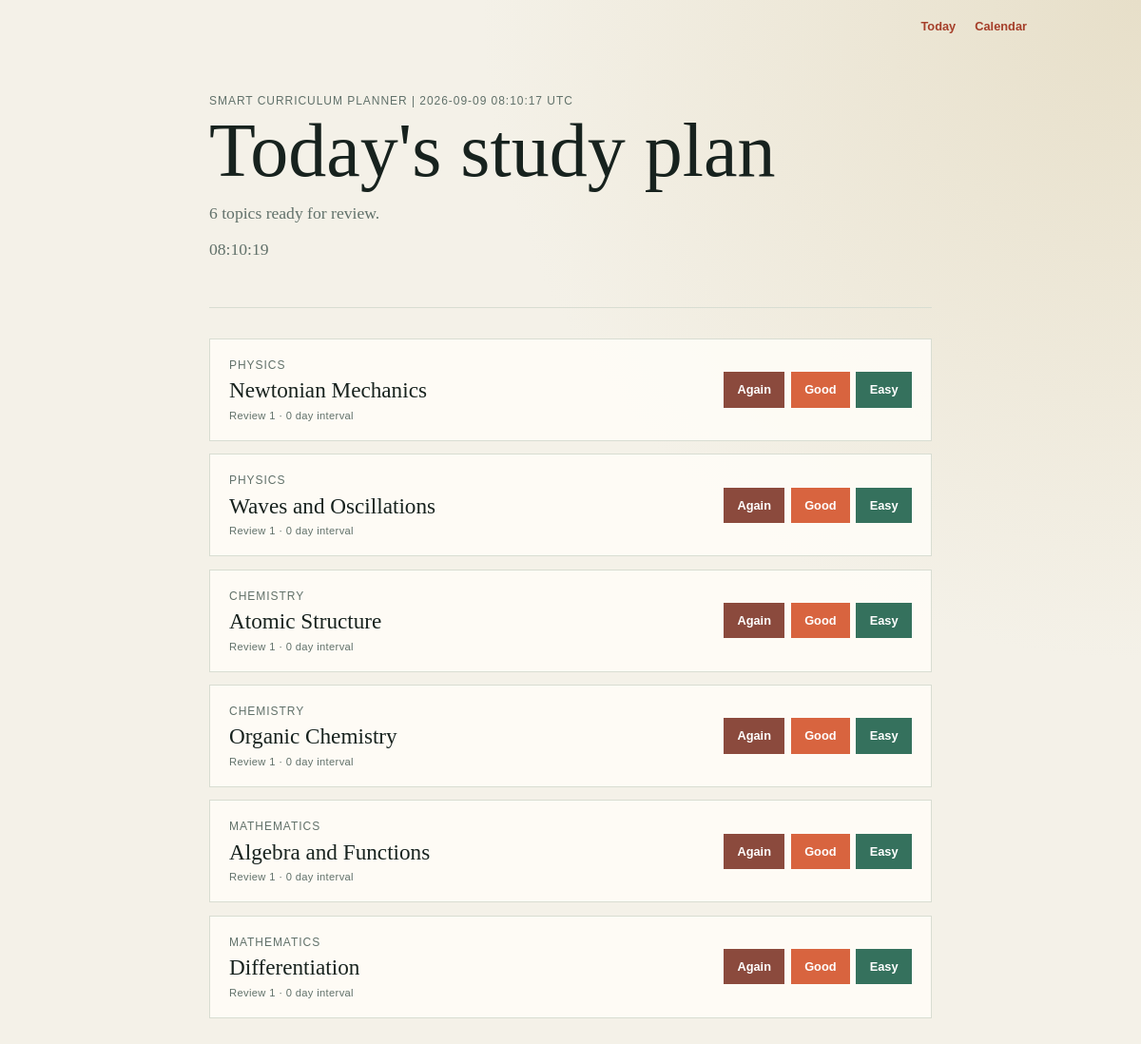
Before: / with the older database file.
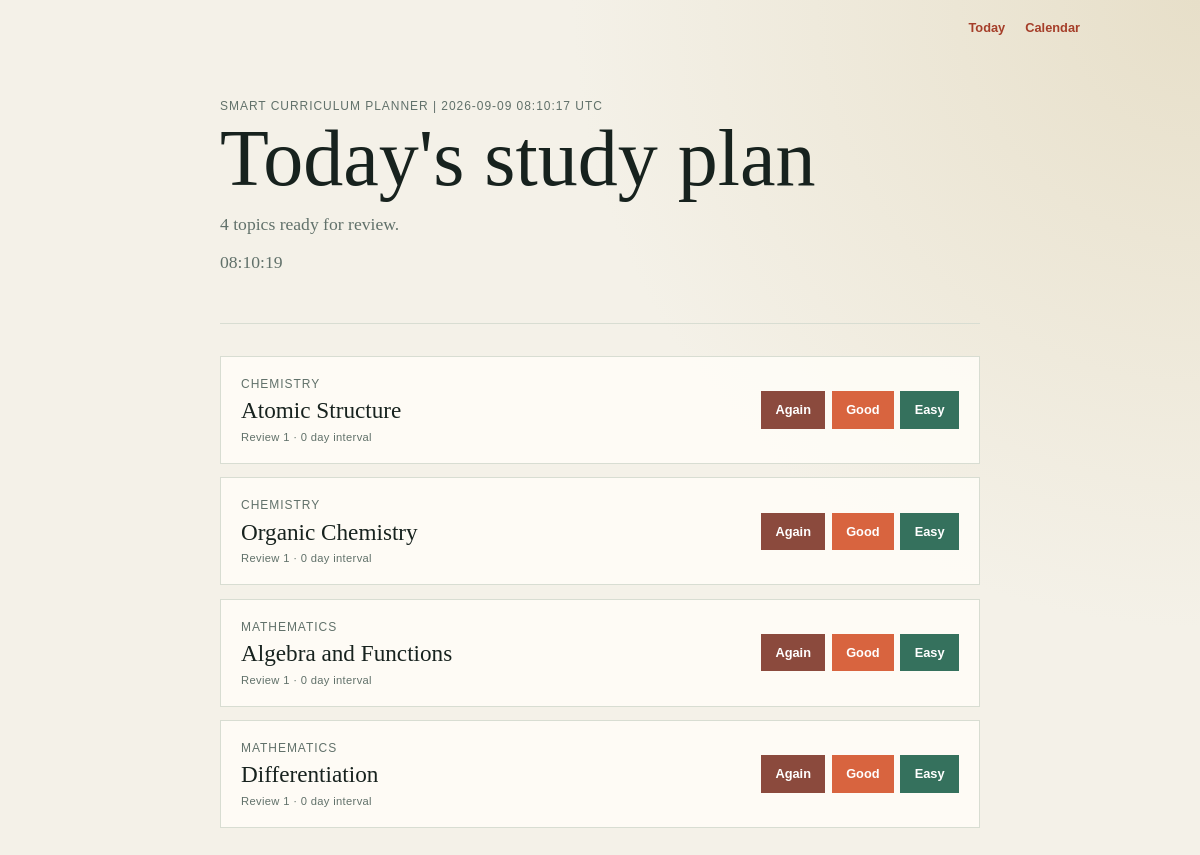
After: the same page with the newer database file.
### app.py (models this page shows, shortened)
class Topic(db.Model):
    __tablename__ = 'topics'
    id = db.Column(db.Integer, primary_key=True)
    subject = db.Column(db.String(100), nullable=False)       # e.g., "Physics"
    title = db.Column(db.String(150), nullable=False)         # e.g., "Newtonian Mechanics"
    interval = db.Column(db.Integer, default=0)               # Days until next review
    repetition = db.Column(db.Integer, default=0)             # Successful review streak
    ease_factor = db.Column(db.Float, default=2.5)            # Interval multiplier
    due_date = db.Column(db.DateTime, default=utc_now_naive) # When it should appear on the to-do list
    reviews = db.relationship('Review', back_populates='topic', cascade='all, delete-orphan')
    def review(self, grade):
        """Apply an SM-2 review grade and schedule the next review."""
        if grade not in {1, 3, 5}:
            raise ValueError('grade must be 1, 3, or 5')
        quality_gap = 5 - grade
        self.ease_factor = max(
            1.3,
            self.ease_factor + 0.1 - quality_gap * (0.08 + quality_gap * 0.02),
        )
        if grade == 1:
            self.repetition = 0
            self.interval = 1
        elif self.repetition == 0:
            self.repetition = 1
            self.interval = 1
        elif self.repetition == 1:
            self.repetition = 2
            self.interval = 6
        else:
            self.interval = max(1, round(self.interval * self.ease_factor))
            self.repetition += 1
        self.due_date = utc_now_naive() + timedelta(days=self.interval)

### app.py (the view)
@app.route('/')
def index():
    today = local_now()
    due_topics = Topic.query.filter(
        Topic.due_date <= utc_now_naive()
    ).order_by(
        Topic.due_date.asc()
    ).all()
    return render_template('index.html', due_topics=due_topics, today=today)

### app.py (called while the page is built)
def utc_now_naive():
    return datetime.now(timezone.utc).replace(tzinfo=None)

def local_now():
    return datetime.now(timezone.utc).astimezone(LOCAL_TIMEZONE)

### templates/index.html (shortened to what this page needs)
{% extends "layout.html" %}
{% block content %}
    <main>
        <header>
            <p class="eyebrow">Smart Curriculum Planner | {{ today.strftime("%Y-%m-%d %H:%M:%S %Z") }}</p>
            <h1>Today's study plan</h1>
            <p class="summary">{{ due_topics|length }} topic{% if due_topics|length != 1 %}s{% endif %} ready for review.</p>
            <p class="summary" id="live-clock">{{ today.strftime("%H:%M:%S") }}</p>
        </header>
        {% if due_topics %}
            <section class="topic-list" aria-label="Topics due for review">
                {% for topic in due_topics %}
                    <article class="topic">
                        <div>
                            <p class="subject">{{ topic.subject }}</p>
                            <h2>{{ topic.title }}</h2>
                            <p class="meta">Review {{ topic.repetition + 1 }} · {{ topic.interval }} day interval</p>
                        </div>
                        <form method="post" action="{{ url_for('review_topic', topic_id=topic.id) }}" class="review-actions">
                            <button type="submit" name="grade" value="1" class="again">Again</button>
                            <button type="submit" name="grade" value="3">Good</button>
                            <button type="submit" name="grade" value="5" class="easy">Easy</button>
                        </form>
                    </article>
                {% endfor %}
            </section>
        {% else %}
            <section class="empty-state">
                <h2>Nothing due today</h2>
                <p>Your next review will appear here when it is scheduled.</p>
            </section>
        {% endif %}
    </main>
{% endblock %}

Changed rows visible on the page:
no longer on this page (row edited): Topic: subject "PHYSICS", title "Newtonian Mechanics", topic.repetition+1 "1", interval "0"
no longer on this page (row edited): Topic: subject "PHYSICS", title "Waves and Oscillations", topic.repetition+1 "1", interval "0"
Other visible differences:
{{ due_topics|length }}: "6" → "4"
